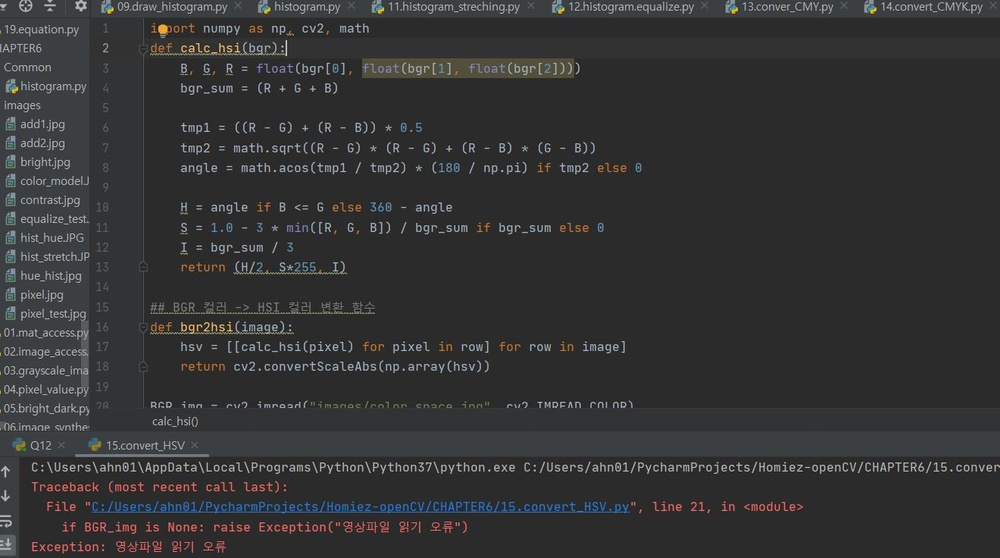
#> input picture CHAPTER6/images/color_space.JPG, 1000 x 558 px, shrunk from 1320 x 736 before the run, found by its file name
$ python 16.convert_others.py
#> lines starting #> are read from the running program, lines starting #| are printed output that depends on the picture
import cv2

BGR_img = cv2.imread("images/color_space.jpg", cv2.IMREAD_COLOR)
#> BGR_img is the input picture: shape (558, 1000, 3); mean B, G, R 52.3, 51.7, 51.3
if BGR_img is None: raise Exception("영상파일 읽기 오류")

Gray_img = cv2.cvtColor(BGR_img, cv2.COLOR_BGR2GRAY)
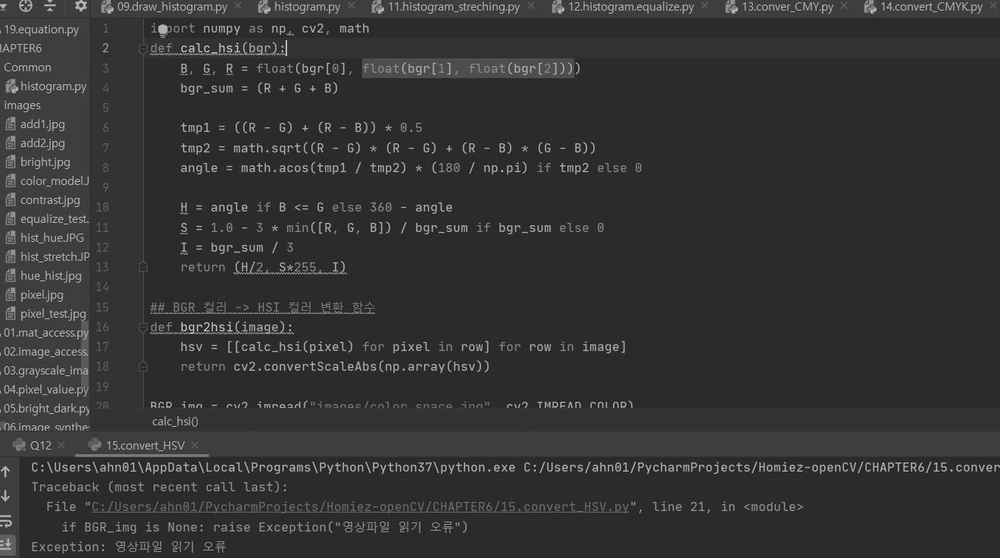
#> Gray_img: shape (558, 1000); min 13, max 215, mean 51.6
YCC_img = cv2.cvtColor(BGR_img, cv2.COLOR_BGR2YCrCb)
#> YCC_img: shape (558, 1000, 3); mean of channels 0, 1, 2 51.6, 127.8, 128.3
YUV_img = cv2.cvtColor(BGR_img, cv2.COLOR_BGR2YUV)
#> YUV_img: shape (558, 1000, 3); mean of channels 0, 1, 2 51.6, 128.3, 127.7
LAB_img = cv2.cvtColor(BGR_img, cv2.COLOR_BGR2LAB)
#> LAB_img: shape (558, 1000, 3); mean of channels 0, 1, 2 54.6, 128.1, 127.6

YCC_ch = cv2.split(YCC_img)
YUV_ch = cv2.split(YUV_img)
Lab_ch = cv2.split(LAB_img)

cv2.imshow("BGR_img", BGR_img)
cv2.imshow("Gray_img", Gray_img)

sp1, sp2, sp3 = ['Y', 'Cr', 'Cb'], ['Y', 'U', 'V'], ['L', 'A', 'B']
for i in range(3):
    cv2.imshow("YCC_img[%d]-%s" %(i, sp1[i]), YCC_ch[i])
    cv2.imshow("YUV_img[%d]-%s" % (i, sp2[i]), YUV_ch[i])
    cv2.imshow("LAB_img[%d]-%s" % (i, sp3[i]), Lab_ch[i])
#> this loop made 3 passes
#> pass 2, `cv2.imshow("YCC_img[%d]-%s" %(i, sp1[i]), YCC_ch[i])`:
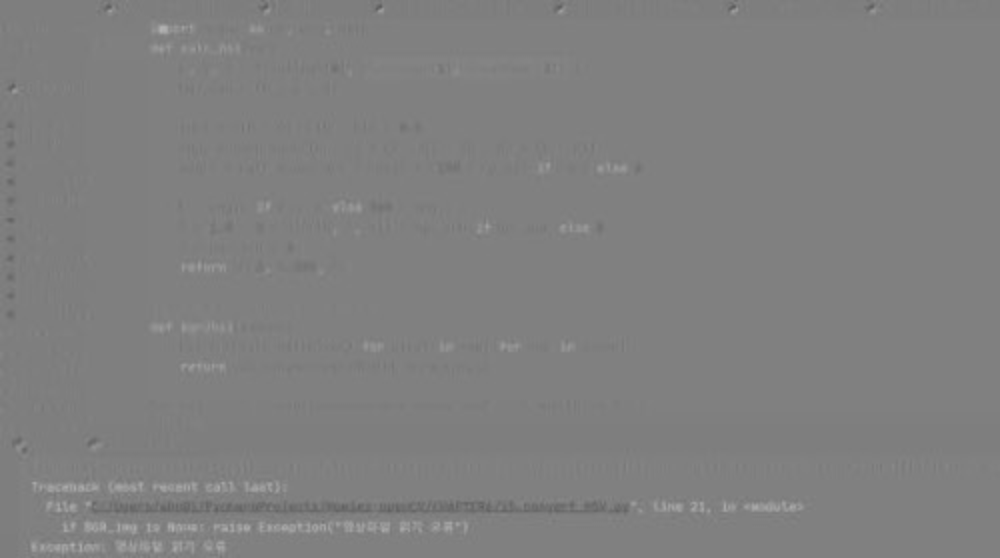
#> window 'YCC_img[1]-Cr': shape (558, 1000); min 93, max 178, mean 127.8
#> pass 2, `cv2.imshow("YUV_img[%d]-%s" % (i, sp2[i]), YUV_ch[i])`:
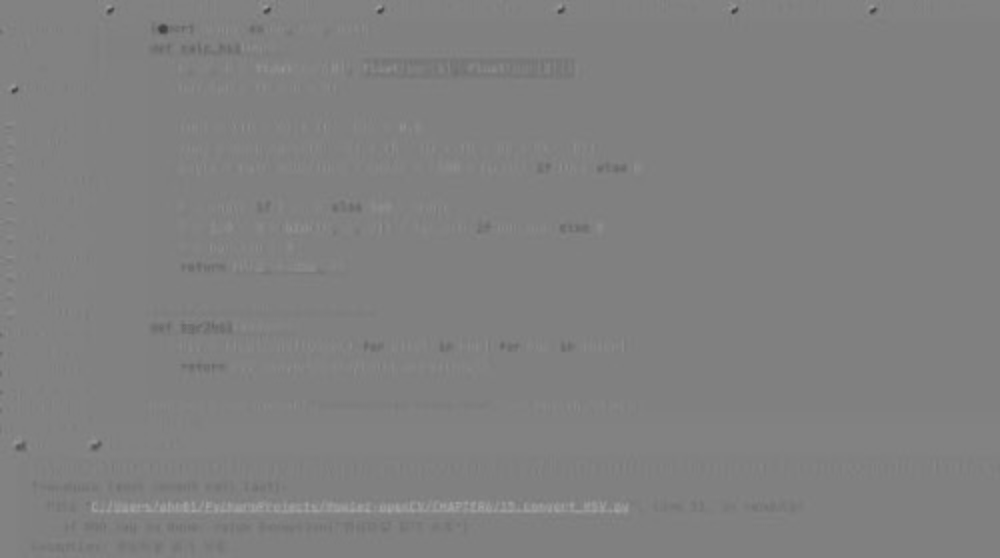
#> window 'YUV_img[1]-U': shape (558, 1000); min 60, max 164, mean 128.3
cv2.waitKey(0)
